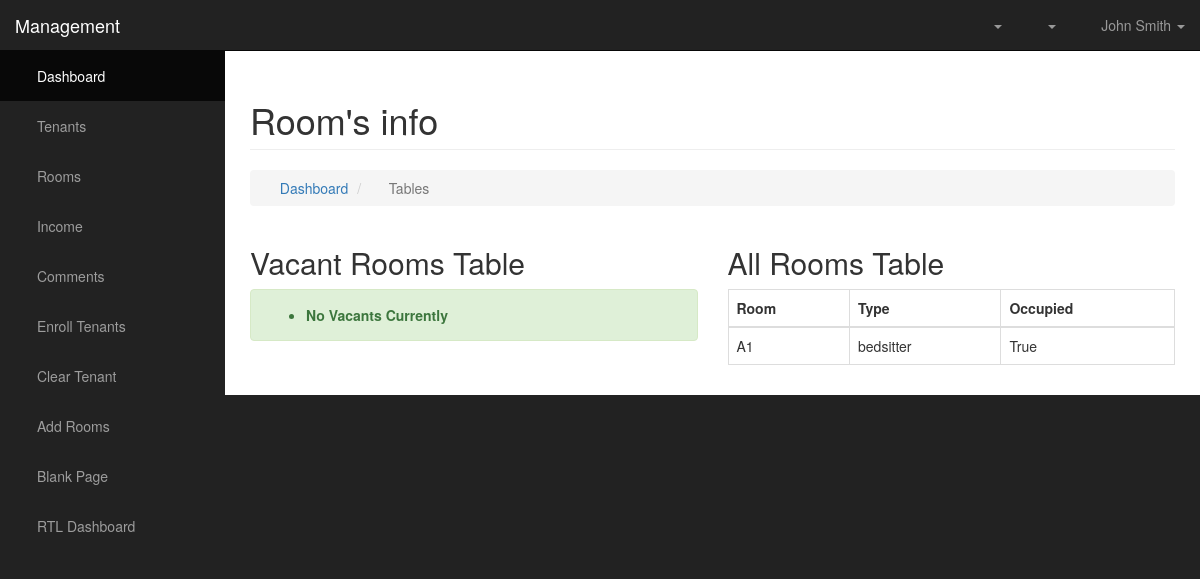
/manager/roomsinfo/, run on an earlier commit of the app's database.
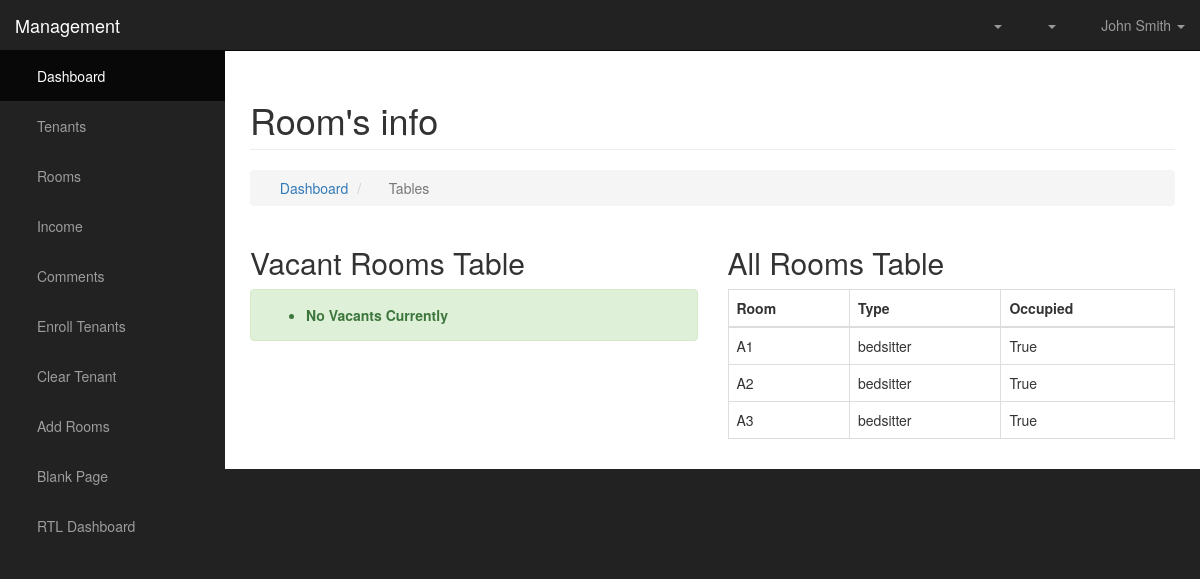
And on a later commit of the database.
### manager/models.py (models this page shows, shortened)
class Room(models.Model):
    room = models.CharField(max_length=50)
    type = models.CharField(max_length=200, choices=TYPE_CHOICE)
    occupied = models.BooleanField(default=False)

### manager/views.py (the view)
# urls.py: path('roomsinfo/', views.owner_rooms_info, name='owner_rooms_info'),
def owner_rooms_info(request):
    vacant = Room.objects.all()
    context = {
     'vacant': vacant,
    }
    return render(request, 'components/roomsinfo.html', context=context)

### manager/templates/components/roomsinfo.html (shortened to what this page needs)
{% extends 'components/base.html' %}
{% block content %}
<div id="page-wrapper">
    <div class="container-fluid">
        <div class="row">
            <div class="col-lg-12">
                <h1 class="page-header">
                    Room's info
                </h1>
                <ol class="breadcrumb">
                    <li>
                        <i class="fa fa-dashboard"></i>  <a href="index.html">Dashboard</a>
                    </li>
                    <li class="active">
                        <i class="fa fa-table"></i> Tables
                    </li>
                </ol>
            </div>
        </div>
        <div class="row">
            <div class="col-lg-6">
                <h2>Vacant Rooms Table</h2>
                <div class="table-responsive">
                    {% if vacant.occupied == False%}
                    <table class="table table-bordered table-hover">
                        <thead>
                            <tr>
                                <th>Room</th>
                                <th>Type</th>
                            </tr>
                        </thead>
                        <tbody>
                            {% for vacant in vacant %}
                            <tr>
                                <td>{{vacant.room}}</td>
                                <td>{{vacant.type}}</td>
                            </tr>
                            {% endfor %}
                            {% else %}
                            <div class="alert alert-success">
                                <ul>
                                    <li>
                                        <div>
                                            <strong>No Vacants Currently</strong>
                                        </div>
                                    </li>
                                </ul>
                            </div>
                    {% endif %}
                </div>
            </div>
            <div class="col-lg-6">
                <h2>All Rooms Table</h2>
                <div class="table-responsive">
                    <table class="table table-bordered table-hover">
                        <thead>
                            <tr>
                                <th>Room</th>
                                <th>Type</th>
                                <th>Occupied</th>
                            </tr>
                        </thead>
                        <tbody>
                            {% for vacant in vacant %}
                            <tr>
                                <td>{{vacant.room}}</td>
                                <td>{{vacant.type}}</td>
                                <td>{{vacant.occupied}}</td>
                            </tr>
                            {% endfor %}
                        </tbody>
                    </table>
                </div>
            </div>
        </div>
    </div>
</div>
{% endblock content %}

What changed in the data, as far as the page shows it:
added Room: room "A2", type "bedsitter", occupied "True"
added Room: room "A3", type "bedsitter", occupied "True"
